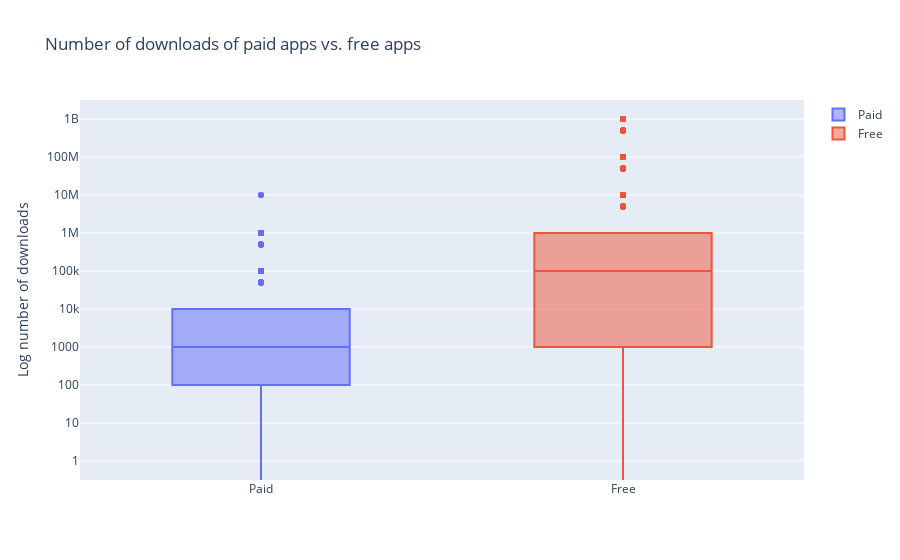

Source (notebook cell):
### Markdown cell above
## 9. Popularity of paid apps vs free apps
<p>For apps in the Play Store today, there are five types of pricing strategies: free, freemium, paid, paymium, and subscription. Let's focus on free and paid apps only. Some characteristics of free apps are:</p>
<ul>
<li>Free to download.</li>
<li>Main source of income often comes from advertisements.</li>
<li>Often created by companies that have other products and the app serves as an extension of those products.</li>
<li>Can serve as a tool for customer retention, communication, and customer service.</li>
</ul>
<p>Some characteristics of paid apps are:</p>
<ul>
<li>Users are asked to pay once for the app to download and use it.</li>
<li>The user can't really get a feel for the app before buying it.</li>
</ul>
<p>Are paid apps installed as much as free apps? It turns out that paid apps have a relatively lower number of installs than free apps, though the difference is not as stark as I would have expected!</p>

### Code cell
trace0 = go.Box(
    # Data for paid apps
    y = apps[apps['Type'] == 'Paid']['Installs'],
    name = 'Paid'
)

trace1 = go.Box(
    # Data for free apps
    y = apps[apps['Type'] == 'Free']['Installs'],
    name = 'Free'
)

layout = go.Layout(
    title = "Number of downloads of paid apps vs. free apps",
    yaxis = dict(title = "Log number of downloads",
                type = 'log',
                autorange = True)
)

# Add trace0 and trace1 to a list for plotting
data = [trace0, trace1]
plotly.offline.iplot({'data': data, 'layout': layout})

### Figure 1 — Plotly figure (JSON) as saved in the notebook; plotly's stock layout.template omitted (floating-point values rounded to 4 significant figures; data arrays with more than 128 entries replaced by an {"elided": "..."} marker saying what was removed)
{"data": [{"name": "Paid", "type": "box", "y": {"elided": "756 int values"}}, {"name": "Free", "type": "box", "y": {"elided": "8903 int values"}}], "layout": {"title": {"text": "Number of downloads of paid apps vs. free apps"}, "yaxis": {"autorange": true, "title": {"text": "Log number of downloads"}, "type": "log"}}}
